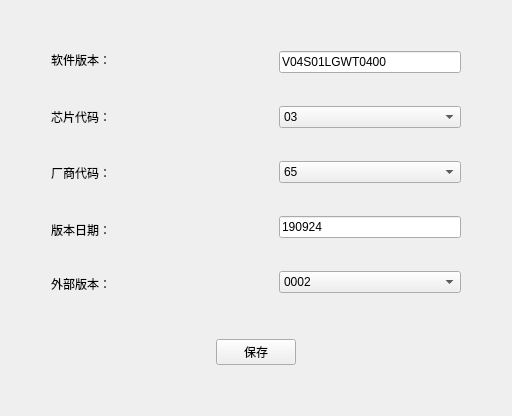
      <widget class="QWidget" name="tab">
       <attribute name="title">
        <string>II采比对参数设置</string>
       </attribute>
       <layout class="QGridLayout" name="gridLayout">
        <item row="0" column="0">
         <layout class="QVBoxLayout" name="verticalLayout_8">
          <item>
           <spacer name="verticalSpacer_2">
            <property name="orientation">
             <enum>Qt::Vertical</enum>
            </property>
            <property name="sizeHint" stdset="0">
             <size>
              <width>20</width>
              <height>40</height>
             </size>
            </property>
           </spacer>
          </item>
          <item>
           <layout class="QHBoxLayout" name="horizontalLayout_8" stretch="0,0,0">
            <item>
             <layout class="QHBoxLayout" name="horizontalLayout">
              <item>
               <spacer name="horizontalSpacer_12">
                <property name="orientation">
                 <enum>Qt::Horizontal</enum>
                </property>
                <property name="sizeHint" stdset="0">
                 <size>
                  <width>40</width>
                  <height>20</height>
                 </size>
                </property>
               </spacer>
              </item>
              <item>
               <layout class="QVBoxLayout" name="verticalLayout">
                <item>
                 <widget class="QLabel" name="lb_wo">
                  <property name="text">
                   <string>软件版本：</string>
                  </property>
                 </widget>
                </item>
                <item>
                 <spacer name="verticalSpacer_7">
                  <property name="orientation">
                   <enum>Qt::Vertical</enum>
                  </property>
                  <property name="sizeHint" stdset="0">
                   <size>
                    <width>82</width>
                    <height>33</height>
                   </size>
                  </property>
                 </spacer>
                </item>
                <item>
                 <widget class="QLabel" name="lb_aproval_no">
                  <property name="text">
                   <string>芯片代码：</string>
                  </property>
                 </widget>
                </item>
                <item>
                 <spacer name="verticalSpacer_8">
                  <property name="orientation">
                   <enum>Qt::Vertical</enum>
                  </property>
                  <property name="sizeHint" stdset="0">
                   <size>
                    <width>82</width>
                    <height>32</height>
                   </size>
                  </property>
                 </spacer>
                </item>
                <item>
                 <widget class="QLabel" name="lb_prod_qty">
                  <property name="text">
                   <string>厂商代码：</string>
                  </property>
                 </widget>
                </item>
                <item>
                 <spacer name="verticalSpacer_9">
                  <property name="orientation">
                   <enum>Qt::Vertical</enum>
                  </property>
                  <property name="sizeHint" stdset="0">
                   <size>
                    <width>82</width>
                    <height>33</height>
                   </size>
                  </property>
                 </spacer>
                </item>
                <item>
                 <widget class="QLabel" name="lb_guy_send">
                  <property name="text">
                   <string>版本日期：</string>
                  </property>
                 </widget>
                </item>
                <item>
                 <spacer name="verticalSpacer_5">
                  <property name="orientation">
                   <enum>Qt::Vertical</enum>
                  </property>
                  <property name="sizeHint" stdset="0">
                   <size>
                    <width>182</width>
                    <height>27</height>
                   </size>
                  </property>
                 </spacer>
                </item>
                <item>
                 <widget class="QLabel" name="lb_guy_receive">
                  <property name="text">
                   <string>外部版本：</string>
                  </property>
                 </widget>
                </item>
               </layout>
              </item>
             </layout>
            </item>
            <item>
             <spacer name="horizontalSpacer_3">
              <property name="orientation">
               <enum>Qt::Horizontal</enum>
              </property>
              <property name="sizeHint" stdset="0">
               <size>
                <width>40</width>
                <height>20</height>
               </size>
              </property>
             </spacer>
            </item>
            <item>
             <layout class="QHBoxLayout" name="horizontalLayout_7">
              <item>
               <layout class="QVBoxLayout" name="verticalLayout_2">
                <item>
                 <widget class="QLineEdit" name="le_version_sw_II">
                  <property name="text">
                   <string>V04S01LGWT0400</string>
                  </property>
                 </widget>
                </item>
                <item>
                 <spacer name="verticalSpacer">
                  <property name="orientation">
                   <enum>Qt::Vertical</enum>
                  </property>
                  <property name="sizeHint" stdset="0">
                   <size>
                    <width>182</width>
                    <height>27</height>
                   </size>
                  </property>
                 </spacer>
                </item>
                <item>
                 <widget class="QComboBox" name="cb_chipcode_II">
                  <item>
                   <property name="text">
                    <string>03</string>
                   </property>
                  </item>
                  <item>
                   <property name="text">
                    <string>01</string>
                   </property>
                  </item>
                 </widget>
                </item>
                <item>
                 <spacer name="verticalSpacer_3">
                  <property name="orientation">
                   <enum>Qt::Vertical</enum>
                  </property>
                  <property name="sizeHint" stdset="0">
                   <size>
                    <width>182</width>
                    <height>27</height>
                   </size>
                  </property>
                 </spacer>
                </item>
                <item>
                 <widget class="QComboBox" name="cb_vendor_code_II">
                  <item>
                   <property name="text">
                    <string>65</string>
                   </property>
                  </item>
                  <item>
                   <property name="text">
                    <string>BD</string>
                   </property>
                  </item>
                  <item>
                   <property name="text">
                    <string>BG</string>
                   </property>
                  </item>
                  <item>
                   <property name="text">
                    <string>BW</string>
                   </property>
                  </item>
                  <item>
                   <property name="text">
                    <string>CL</string>
                   </property>
                  </item>
                  <item>
                   <property name="text">
                    <string>CY</string>
                   </property>
                  </item>
                  <item>
                   <property name="text">
                    <string>DW</string>
                   </property>
                  </item>
                  <item>
                   <property name="text">
                    <string>ES</string>
                   </property>
                  </item>
                  <item>
                   <property name="text">
                    <string>FC</string>
                   </property>
                  </item>
                  <item>
                   <property name="text">
                    <string>GD</string>
                   </property>
                  </item>
                  <item>
                   <property name="text">
                    <string>GY</string>
                   </property>
                  </item>
                  <item>
                   <property name="text">
                    <string>HB</string>
                   </property>
                  </item>
                  <item>
                   <property name="text">
                    <string>HL</string>
                   </property>
                  </item>
                  <item>
                   <property name="text">
                    <string>HR</string>
                   </property>
                  </item>
                  <item>
                   <property name="text">
                    <string>HT</string>
                   </property>
                  </item>
                  <item>
                   <property name="text">
                    <string>HY</string>
                   </property>
                  </item>
                  <item>
                   <property name="text">
                    <string>JC</string>
                   </property>
                  </item>
                  <item>
                   <property name="text">
                    <string>JF</string>
                   </property>
                  </item>
                  <item>
                   <property name="text">
                    <string>JH</string>
                   </property>
                  </item>
                  <item>
                   <property name="text">
                    <string>JN</string>
                   </property>
                  </item>
                  <item>
                   <property name="text">
                    <string>JR</string>
                   </property>
                  </item>
                  <item>
                   <property name="text">
                    <string>KD</string>
                   </property>
                  </item>
                  <item>
                   <property name="text">
                    <string>LD</string>
                   </property>
                  </item>
                  <item>
                   <property name="text">
                    <string>LN</string>
                   </property>
                  </item>
                  <item>
                   <property name="text">
                    <string>NK</string>
                   </property>
                  </item>
                  <item>
                   <property name="text">
                    <string>NL</string>
                   </property>
                  </item>
                  <item>
                   <property name="text">
                    <string>NZ</string>
                   </property>
                  </item>
                  <item>
                   <property name="text">
                    <string>PH</string>
                   </property>
                  </item>
                  <item>
                   <property name="text">
                    <string>RS</string>
                   </property>
                  </item>
                  <item>
                   <property name="text">
                    <string>SD</string>
                   </property>
                  </item>
                  <item>
                   <property name="text">
                    <string>SS</string>
                   </property>
                  </item>
                  <item>
                   <property name="text">
                    <string>SX</string>
                   </property>
                  </item>
                  <item>
                   <property name="text">
                    <string>TC</string>
                   </property>
                  </item>
                  <item>
                   <property name="text">
                    <string>TX</string>
                   </property>
                  </item>
                  <item>
                   <property name="text">
                    <string>WE</string>
                   </property>
                  </item>
                  <item>
                   <property name="text">
                    <string>WN</string>
                   </property>
                  </item>
                  <item>
                   <property name="text">
                    <string>WS</string>
                   </property>
                  </item>
                  <item>
                   <property name="text">
                    <string>XJ</string>
                   </property>
                  </item>
                  <item>
                   <property name="text">
                    <string>XL</string>
                   </property>
                  </item>
                  <item>
                   <property name="text">
                    <string>YD</string>
                   </property>
                  </item>
                  <item>
                   <property name="text">
                    <string>YH</string>
                   </property>
                  </item>
                  <item>
                   <property name="text">
                    <string>ZN</string>
                   </property>
                  </item>
                 </widget>
                </item>
                <item>
                 <spacer name="verticalSpacer_4">
                  <property name="orientation">
                   <enum>Qt::Vertical</enum>
                  </property>
                  <property name="sizeHint" stdset="0">
                   <size>
                    <width>182</width>
                    <height>27</height>
                   </size>
                  </property>
                 </spacer>
                </item>
                <item>
                 <widget class="QLineEdit" name="le_date_sw_II">
                  <property name="text">
                   <string>190924</string>
                  </property>
                  <property name="placeholderText">
                   <string/>
                  </property>
                 </widget>
                </item>
                <item>
                 <spacer name="verticalSpacer_6">
                  <property name="orientation">
                   <enum>Qt::Vertical</enum>
                  </property>
                  <property name="sizeHint" stdset="0">
                   <size>
                    <width>182</width>
                    <height>27</height>
                   </size>
                  </property>
                 </spacer>
                </item>
                <item>
                 <widget class="QComboBox" name="cb_ext_version_II">
                  <item>
                   <property name="text">
                    <string>0002</string>
                   </property>
                  </item>
                  <item>
                   <property name="text">
                    <string>0001</string>
                   </property>
                  </item>
                  <item>
                   <property name="text">
                    <string>0090</string>
                   </property>
                  </item>
                  <item>
                   <property name="text">
                    <string>0121</string>
                   </property>
                  </item>
                  <item>
                   <property name="text">
                    <string>0151</string>
                   </property>
                  </item>
                  <item>
                   <property name="text">
                    <string>0181</string>
                   </property>
                  </item>
                  <item>
                   <property name="text">
                    <string>0211</string>
                   </property>
                  </item>
                  <item>
                   <property name="text">
                    <string>0270</string>
                   </property>
                  </item>
                  <item>
                   <property name="text">
                    <string>0301</string>
                   </property>
                  </item>
                  <item>
                   <property name="text">
                    <string>0331</string>
                   </property>
                  </item>
                  <item>
                   <property name="text">
                    <string>0361</string>
                   </property>
                  </item>
                  <item>
                   <property name="text">
                    <string>0421</string>
                   </property>
                  </item>
                  <item>
                   <property name="text">
                    <string>0451</string>
                   </property>
                  </item>
                  <item>
                   <property name="text">
                    <string>0481</string>
                   </property>
                  </item>
                  <item>
                   <property name="text">
                    <string>0541</string>
                   </property>
                  </item>
                  <item>
                   <property name="text">
                    <string>0570</string>
                   </property>
                  </item>
                  <item>
                   <property name="text">
                    <string>0600</string>
                   </property>
                  </item>
                  <item>
                   <property name="text">
                    <string>0630</string>
                   </property>
                  </item>
                  <item>
                   <property name="text">
                    <string>1090</string>
                   </property>
                  </item>
                  <item>
                   <property name="text">
                    <string>2090</string>
                   </property>
                  </item>
                  <item>
                   <property name="text">
                    <string>2181</string>
                   </property>
                  </item>
                  <item>
                   <property name="text">
                    <string>2541</string>
                   </property>
                  </item>
                  <item>
                   <property name="text">
                    <string>0212</string>
                   </property>
                  </item>
                  <item>
                   <property name="text">
                    <string>0101</string>
                   </property>
                  </item>
                  <item>
                   <property name="text">
                    <string>0151</string>
                   </property>
                  </item>
                  <item>
                   <property name="text">
                    <string>0482</string>
                   </property>
                  </item>
                  <item>
                   <property name="text">
                    <string>0302</string>
                   </property>
                  </item>
                  <item>
                   <property name="text">
                    <string>0452</string>
                   </property>
                  </item>
                  <item>
                   <property name="text">
                    <string>0122</string>
                   </property>
                  </item>
                  <item>
                   <property name="text">
                    <string>0182</string>
                   </property>
                  </item>
                  <item>
                   <property name="text">
                    <string>1091</string>
                   </property>
                  </item>
                  <item>
                   <property name="text">
                    <string>0091</string>
                   </property>
                  </item>
                  <item>
                   <property name="text">
                    <string>2091</string>
                   </property>
                  </item>
                  <item>
                   <property name="text">
                    <string>0631</string>
                   </property>
                  </item>
                  <item>
                   <property name="text">
                    <string>0661</string>
                   </property>
                  </item>
                  <item>
                   <property name="text">
                    <string>0062</string>
                   </property>
                  </item>
                 </widget>
                </item>
               </layout>
              </item>
              <item>
               <spacer name="horizontalSpacer_13">
                <property name="orientation">
                 <enum>Qt::Horizontal</enum>
                </property>
                <property name="sizeHint" stdset="0">
                 <size>
                  <width>40</width>
                  <height>20</height>
                 </size>
                </property>
               </spacer>
              </item>
             </layout>
            </item>
           </layout>
          </item>
          <item>
           <spacer name="verticalSpacer_11">
            <property name="orientation">
             <enum>Qt::Vertical</enum>
            </property>
            <property name="sizeHint" stdset="0">
             <size>
              <width>20</width>
              <height>40</height>
             </size>
            </property>
           </spacer>
          </item>
          <item>
           <layout class="QHBoxLayout" name="horizontalLayout_6">
            <item>
             <spacer name="horizontalSpacer_10">
              <property name="orientation">
               <enum>Qt::Horizontal</enum>
              </property>
              <property name="sizeHint" stdset="0">
               <size>
                <width>40</width>
                <height>20</height>
               </size>
              </property>
             </spacer>
            </item>
            <item>
             <widget class="QPushButton" name="btn_save_II">
              <property name="text">
               <string>保存</string>
              </property>
             </widget>
            </item>
            <item>
             <spacer name="horizontalSpacer_11">
              <property name="orientation">
               <enum>Qt::Horizontal</enum>
              </property>
              <property name="sizeHint" stdset="0">
               <size>
                <width>40</width>
                <height>20</height>
               </size>
              </property>
             </spacer>
            </item>
           </layout>
          </item>
          <item>
           <spacer name="verticalSpacer_10">
            <property name="orientation">
             <enum>Qt::Vertical</enum>
            </property>
            <property name="sizeHint" stdset="0">
             <size>
              <width>20</width>
              <height>40</height>
             </size>
            </property>
           </spacer>
          </item>
         </layout>
        </item>
       </layout>
      </widget>
